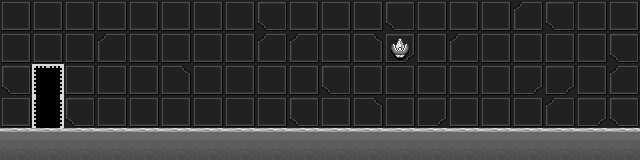

The image is a tile-based game level rendered from a .tmx file. Its description and source (layers, tilesets, objects; grid data summarised) follow:
An orthogonal 20x5 tile map with 32x32 px tiles, 2 tile layers (tile1, tile2), 1 hidden layer not drawn and 8 objects.

<map version="1.0" orientation="orthogonal" renderorder="right-down" width="20" height="5" tilewidth="32" tileheight="32" nextobjectid="27">
 <properties>
  <property name="scene" value="2" />
  <property name="showlight" value="1" />
 </properties>
 <tileset firstgid="1" name="tileset" tilewidth="32" tileheight="32" spacing="4" tilecount="784">
  <image source="tileset.png" width="1024" height="1024" />
 </tileset>
 <layer name="tile1" width="20" height="5">
  <data>[100 cells, 100 non-empty, 8 distinct tile ids]</data>
 </layer>
 <layer name="tile2" width="20" height="5">
  <data>[100 cells, 1 non-empty, 1 distinct tile ids]</data>
 </layer>
 <objectgroup name="objcollision">
  <object id="2" x="0" y="130" width="640" height="30">
   <properties>
    <property name="typeid" value="0" />
   </properties>
  </object>
  <object id="26" x="638" y="64" width="2" height="64">
   <properties>
    <property name="typeid" value="1" />
   </properties>
  </object>
 </objectgroup>
 <objectgroup name="objpath">
  <object id="21" x="208" y="128">
   <polyline points="0,0 200,0" />
  </object>
 </objectgroup>
 <objectgroup name="objact">
  <object id="8" x="44" y="64" width="8" height="64">
   <properties>
    <property name="nextdoor" value="0" />
    <property name="nextscene" value="1" />
    <property name="side" value="0" />
    <property name="type" value="0" />
    <property name="typeid" value="0" />
   </properties>
  </object>
  <object id="10" x="80" y="64" width="16" height="64">
   <properties>
    <property name="parts" value="1" />
    <property name="type" value="1" />
    <property name="typeid" value="0" />
   </properties>
  </object>
  <object id="20" x="172" y="64" width="8" height="64">
   <properties>
    <property name="nextdoor" value="0" />
    <property name="nextscene" value="3" />
    <property name="side" value="1" />
    <property name="type" value="0" />
    <property name="typeid" value="1" />
   </properties>
  </object>
  <object id="23" x="344" y="0" width="112" height="104">
   <properties>
    <property name="type" value="2" />
   </properties>
   <ellipse />
  </object>
  <object id="25" x="636" y="64" width="4" height="64">
   <properties>
    <property name="nextdoor" value="0" />
    <property name="nextscene" value="4" />
    <property name="side" value="2" />
    <property name="type" value="0" />
    <property name="typeid" value="2" />
   </properties>
  </object>
 </objectgroup>
 <layer name="tiledefinition" width="20" height="5" visible="0" opacity="0.9">
  <data>[100 cells, 100 non-empty, 4 distinct tile ids]</data>
 </layer>
</map>
